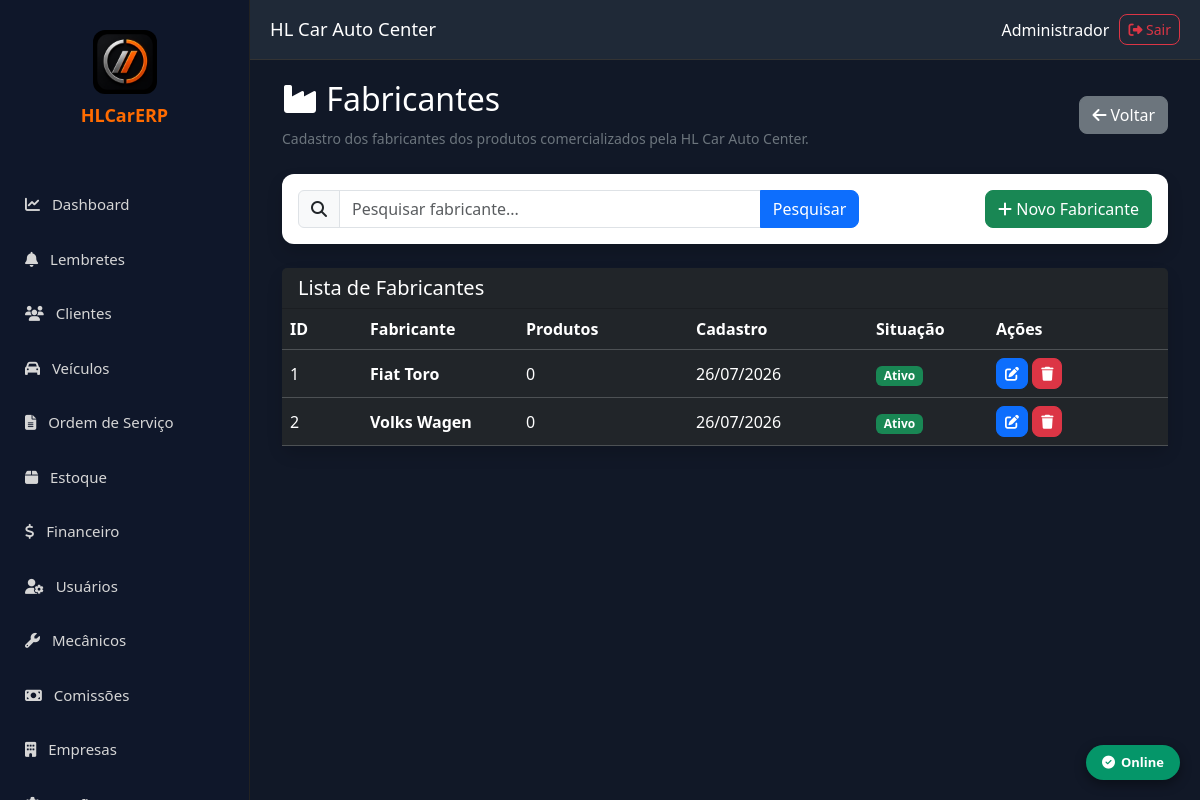
The page /fabricantes (signed in) on the database its author committed.
### models.py (models this page shows)
class Fabricante(db.Model):
    __tablename__ = "fabricantes"
    id = db.Column(db.Integer, primary_key=True)
    empresa_id = db.Column(db.Integer, db.ForeignKey("empresas.id"), nullable=False)
    nome = db.Column(db.String(150), nullable=False)
    telefone = db.Column(db.String(30))
    whatsapp = db.Column(db.String(30))
    email = db.Column(db.String(150))
    site = db.Column(db.String(255))
    observacoes = db.Column(db.Text)
    ativo = db.Column(db.Boolean, default=True)
    criado_em = db.Column(db.DateTime, default=datetime.utcnow)
    alterado_em = db.Column(db.DateTime, default=datetime.utcnow, onupdate=datetime.utcnow)
    empresa = db.relationship("Empresa")
    __table_args__ = (
        UniqueConstraint("empresa_id", "nome", name="uk_fabricante_empresa"),
    )

### app.py (the view)
@app.route("/fabricantes")
@login_required
def fabricantes():
    eid = empresa_atual()
    if not eid:
        return redirect("/login")
    try:
        lista = Fabricante.query.filter_by(empresa_id=eid).order_by(Fabricante.nome).all()
    except Exception:
        lista = []
    return render_template("fabricantes.html", fabricantes=lista)

### app.py (called while the page is built)
def empresa_atual():
    eid = session.get("empresa_id")
    if not eid:
        session.clear()
        return None
    return eid

### templates/fabricantes.html (shortened to what this page needs)
{% extends "base.html" %}
{% block conteudo %}
<div class="container-fluid">
    <div class="d-flex justify-content-between align-items-center mb-4">
        <div>
            <h2 class="text-white">
                <i class="fa fa-industry"></i>
                Fabricantes
            </h2>
            <small class="text-secondary">
                Cadastro dos fabricantes dos produtos comercializados pela HL Car Auto Center.
            </small>
        </div>
        <div>
            <a
                href="/estoque"
                class="btn btn-secondary">
                <i class="fa fa-arrow-left"></i>
                Voltar
            </a>
        </div>
    </div>
    <div class="card shadow border-0 mb-4">
        <div class="card-body">
            <div class="row">
                <div class="col-md-8">
                    <form method="GET">
                        <div class="input-group">
                            <span class="input-group-text">
                                <i class="fa fa-search"></i>
                            </span>
                            <input
                                type="text"
                                name="pesquisa"
                                class="form-control"
                                placeholder="Pesquisar fabricante..."
                                value="{{ request.args.get('pesquisa','') }}"
                            >
                            <button
                                class="btn btn-primary"
                                type="submit">
                                Pesquisar
                            </button>
                        </div>
                    </form>
                </div>
                <div class="col-md-4 text-end">
                    <button
                        class="btn btn-success"
                        data-bs-toggle="modal"
                        data-bs-target="#modalFabricante">
                        <i class="fa fa-plus"></i>
                        Novo Fabricante
                    </button>
                </div>
            </div>
        </div>
    </div>
    <div class="card shadow border-0">
        <div class="card-header bg-dark text-white">
            <h5 class="mb-0">
                Lista de Fabricantes
            </h5>
        </div>
        <div class="card-body p-0">
            <table
                class="table table-dark table-hover align-middle mb-0">
                <thead>
                    <tr>
                        <th width="80">
                            ID
                        </th>
                        <th>
                            Fabricante
                        </th>
                        <th width="170">
                            Produtos
                        </th>
                        <th width="180">
                            Cadastro
                        </th>
                        <th width="120">
                            Situação
                        </th>
                        <th width="180">
                            Ações
                        </th>
                    </tr>
                </thead>
                <tbody>
                    {% for fabricante in fabricantes %}
<tr>
    <td>
        {{ fabricante.id }}
    </td>
    <td>
        <strong>
            {{ fabricante.nome }}
        </strong>
    </td>
    <td>
        {{ fabricante.produtos|length }}
    </td>
    <td>
        {% if fabricante.criado_em %}
            {{ fabricante.criado_em.strftime("%d/%m/%Y") }}
        {% else %}
            -
        {% endif %}
    </td>
    <td>
        {% if fabricante.ativo %}
            <span class="badge bg-success">
                Ativo
            </span>
        {% else %}
            <span class="badge bg-danger">
                Inativo
            </span>
        {% endif %}
    </td>
    <td>
        <button
            class="btn btn-primary btn-sm"
            onclick="editarFabricante(
                '{{ fabricante.id }}',
                '{{ fabricante.nome }}',
                '{{ fabricante.site or "" }}',
                '{{ fabricante.telefone or "" }}',
                '{{ fabricante.email or "" }}',
                {{ 'true' if fabricante.ativo else 'false' }}
            )">
            <i class="fa fa-edit"></i>
        </button>
        <button
            class="btn btn-danger btn-sm"
            onclick="excluirFabricante(
                '{{ fabricante.id }}',
                '{{ fabricante.nome }}'
            )">
            <i class="fa fa-trash"></i>
        </button>
    </td>
</tr>
{% endfor %}
</tbody>
</table>
</div>
</div>
</div>
{% endblock %}

### templates/base.html (style rules this page uses)
* { margin:0; padding:0; box-sizing:border-box; font-family:Segoe UI,Tahoma,Geneva,Verdana,sans-serif; }
body { background:#111827; overflow-x:hidden; }
.table-dark th, .table-dark td { white-space:nowrap; }

### templates/fabricantes.html (style rules this page uses)
.card { border-radius:12px; }
.card-header { font-weight:600; }
.table td { vertical-align:middle; }
.table th { white-space:nowrap; }
.btn { border-radius:8px; }
.form-control { border-radius:8px; }

### rows shown on the page
Fabricante: id "1", nome "Fiat Toro", produtos|length "0", criado_em "26/07/2026", ativo "Ativo"
Fabricante: id "2", nome "Volks Wagen", produtos|length "0", criado_em "26/07/2026", ativo "Ativo"

### other values the page prints
{{ session.get('usuario_nome', 'Usuário') }} "Administrador"
